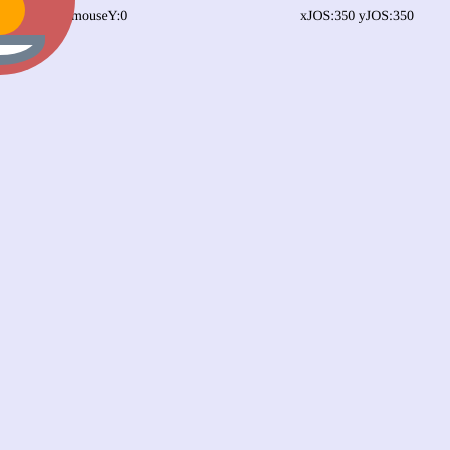
Frame 1 (no input)
Frame 60 (no input): identical to frame 1, image omitted
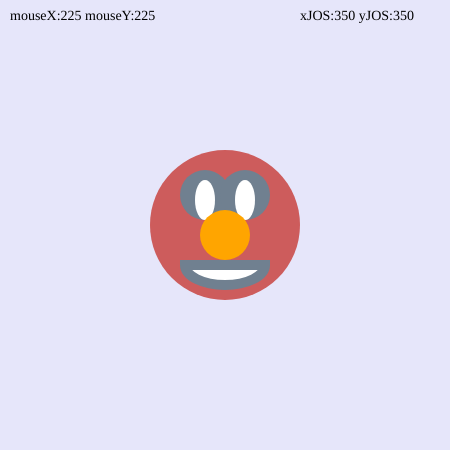
Frame 120 (the mouse pressed at the canvas centre since frame 60)

The p5.js sketch that drew these frames (run headless with seeded random() and noise() and a simulated clock; from frame 60 on, the mouse is pressed at the canvas centre):

// p5.js sketch
// ── sketch.js
var xJOS = 350;
var yJOS = 350;

function setup() {
    createCanvas(450, 450);
    textFont("Verdana");
    textSize(14);
}

function draw() {
    background("lavender");
    fill("black");
    text("mouseX:" + round(mouseX) + " mouseY:" + round(mouseY), 10, 20);
    text("xJOS:" + xJOS + " yJOS:" + yJOS, 300, 20);
    translate(mouseX, mouseY);

    // in de volgende regels wordt JOS getekend

    push();
    noStroke();
    fill("indianred");
    ellipse(0, 0, 150);
    fill("slategray");
    ellipse(-20, -30, 50);
    ellipse(20, -30, 50);
    fill("white");
    ellipse(-20, -25, 20, 40);
    ellipse(20, -25, 20, 40);
    fill("orange");
    ellipse(0, 10, 50);
    stroke("slategray");
    strokeWeight(10);
    fill("white");
    arc(0, 40, 80, 40, 0, PI, CHORD);
    pop();
    // einde tekenen JOS

    // Voor opdracht 64-67
    //   xJOS--;
    //   yJOS -= 2;
}

// 65. Deze regel zorgt ervoor dat JOS elke frame 1 pixel naar links beweegt
